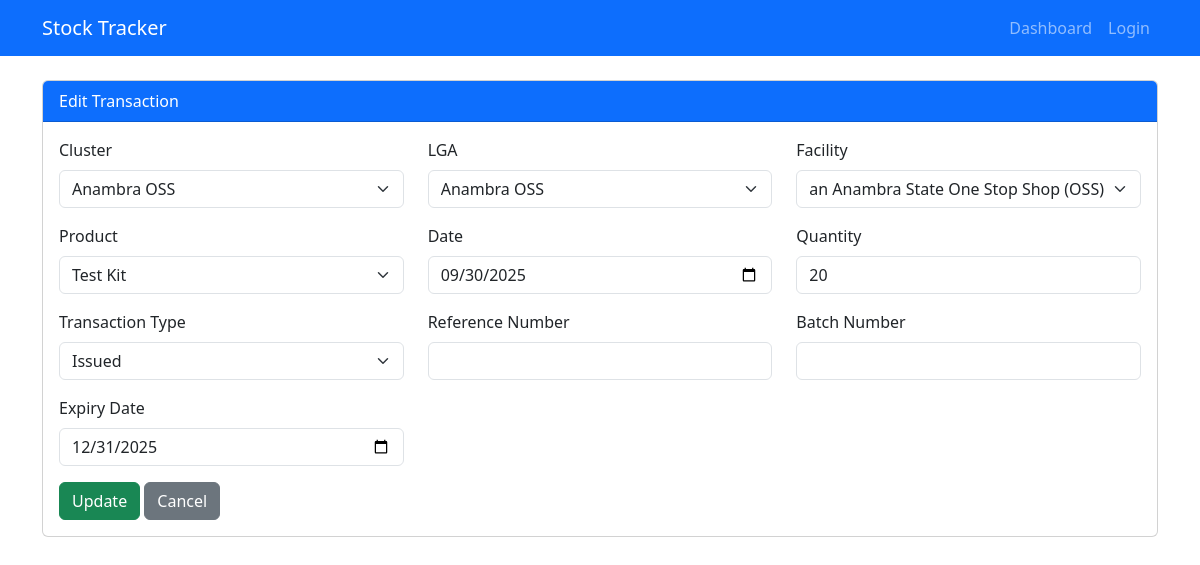
The app's page /transaction/5/edit, older data.
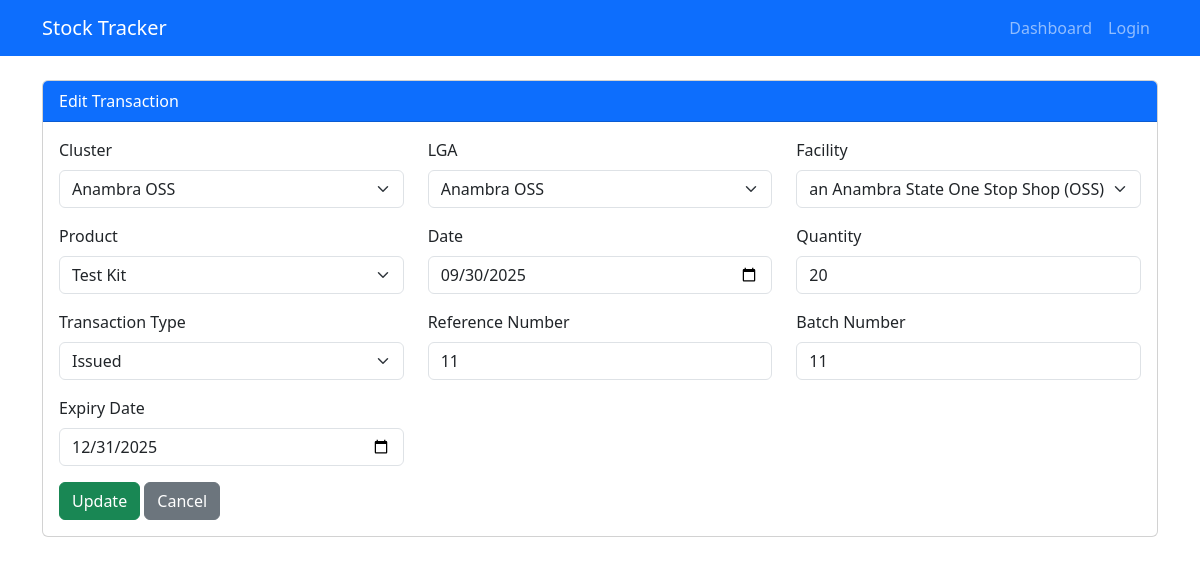
The same page, newer data.
### models.py (models this page shows, shortened)
class StockTransaction(db.Model):
    id = db.Column(db.Integer, primary_key=True)
    facility_id = db.Column(db.Integer, db.ForeignKey('facility.id'), nullable=False)
    product_id = db.Column(db.Integer, db.ForeignKey('product.id'), nullable=False)
    date = db.Column(db.Date, nullable=False, default=datetime.utcnow)
    quantity = db.Column(db.Integer, nullable=False)
    transaction_type = db.Column(db.String(20), nullable=False)
    reference_number = db.Column(db.String(50))
    batch_number = db.Column(db.String(50), nullable=True)
    expiry_date = db.Column(db.Date, nullable=True)
    entered_by = db.Column(db.String(120), nullable=True)  # audit field
    created_at = db.Column(db.DateTime, default=datetime.utcnow)

class Facility(db.Model):
    id = db.Column(db.Integer, primary_key=True)
    name = db.Column(db.String(150), nullable=False)
    lga_id = db.Column(db.Integer, db.ForeignKey('lga.id'), nullable=False)
    facility_products = db.relationship('FacilityProduct', backref='facility', lazy=True)
    transactions = db.relationship('StockTransaction', backref='facility', lazy=True)

class Product(db.Model):
    id = db.Column(db.Integer, primary_key=True)
    name = db.Column(db.String(120), nullable=False)
    unit = db.Column(db.String(30))
    facility_products = db.relationship('FacilityProduct', backref='product', lazy=True)
    transactions = db.relationship('StockTransaction', backref='product', lazy=True)

### app.py (the view, shortened to what this page needs)
@app.route('/transaction/<int:id>/edit', methods=['GET', 'POST'])
def edit_transaction(id):
    tx = StockTransaction.query.get_or_404(id)
    clusters = Cluster.query.order_by(Cluster.name).all()
    products = Product.query.order_by(Product.name).all()
    return render_template('edit_transaction.html', tx=tx, clusters=clusters, products=products)

### templates/edit_transaction.html (shortened to what this page needs)
{% extends "base.html" %}
{% block content %}
<div class="card">
  <div class="card-header bg-primary text-white">
    Edit Transaction
  </div>
  <div class="card-body">
    <form method="POST">
      <div class="row mb-3">
        <div class="col-md-4">
          <label for="cluster" class="form-label">Cluster</label>
          <select id="cluster" name="cluster" class="form-select">
            {% for c in clusters %}
              <option value="{{ c.id }}"
                {% if c.id==tx.facility.lga.cluster_id %}selected{% endif %}>{{ c.name }}</option>
            {% endfor %}
          </select>
        </div>
        <div class="col-md-4">
          <label for="lga" class="form-label">LGA</label>
          <select id="lga" name="lga" class="form-select">
            {% for l in tx.facility.lga.cluster.lgas %}
              <option value="{{ l.id }}"
                {% if l.id==tx.facility.lga_id %}selected{% endif %}>{{ l.name }}</option>
            {% endfor %}
          </select>
        </div>
        <div class="col-md-4">
          <label for="facility" class="form-label">Facility</label>
          <select id="facility" name="facility" class="form-select">
            {% for f in tx.facility.lga.facilities %}
              <option value="{{ f.id }}"
                {% if f.id==tx.facility_id %}selected{% endif %}>{{ f.name }}</option>
            {% endfor %}
          </select>
        </div>
      </div>
      <div class="row mb-3">
        <div class="col-md-4">
          <label for="product" class="form-label">Product</label>
          <select id="product" name="product" class="form-select">
            {% for p in products %}
              <option value="{{ p.id }}" {% if p.id==tx.product_id %}selected{% endif %}>{{ p.name }}</option>
            {% endfor %}
          </select>
        </div>
        <div class="col-md-4">
          <label for="date" class="form-label">Date</label>
          <input type="date" class="form-control" id="date" name="date" value="{{ tx.date }}">
        </div>
        <div class="col-md-4">
          <label for="quantity" class="form-label">Quantity</label>
          <input type="number" class="form-control" id="quantity" name="quantity" value="{{ tx.quantity }}">
        </div>
      </div>
      <div class="row mb-3">
        <div class="col-md-4">
          <label for="transaction_type" class="form-label">Transaction Type</label>
          <select id="transaction_type" name="transaction_type" class="form-select">
            {% for t in ['Received','Opening','Issued','Lost','Damaged','Expired','Adjusted'] %}
              <option value="{{ t }}" {% if t==tx.transaction_type %}selected{% endif %}>{{ t }}</option>
            {% endfor %}
          </select>
        </div>
        <div class="col-md-4">
          <label for="reference_number" class="form-label">Reference Number</label>
          <input type="text" class="form-control" id="reference_number" name="reference_number"
                 value="{{ tx.reference_number }}">
        </div>
        <div class="col-md-4">
          <label for="batch_number" class="form-label">Batch Number</label>
          <input type="text" class="form-control" id="batch_number" name="batch_number"
                 value="{{ tx.batch_number }}">
        </div>
      </div>
      <div class="row mb-3">
        <div class="col-md-4">
          <label for="expiry_date" class="form-label">Expiry Date</label>
          <input type="date" class="form-control" id="expiry_date" name="expiry_date"
                 value="{{ tx.expiry_date }}">
        </div>
      </div>
      <button type="submit" class="btn btn-success">Update</button>
      <a href="{{ url_for('transactions') }}" class="btn btn-secondary">Cancel</a>
    </form>
  </div>
</div>
{% endblock %}

Row changes from the older to the newer data that the page shows:
changed StockTransaction "Issued": reference_number (not shown) → "11"; batch_number (not shown) → "11"
